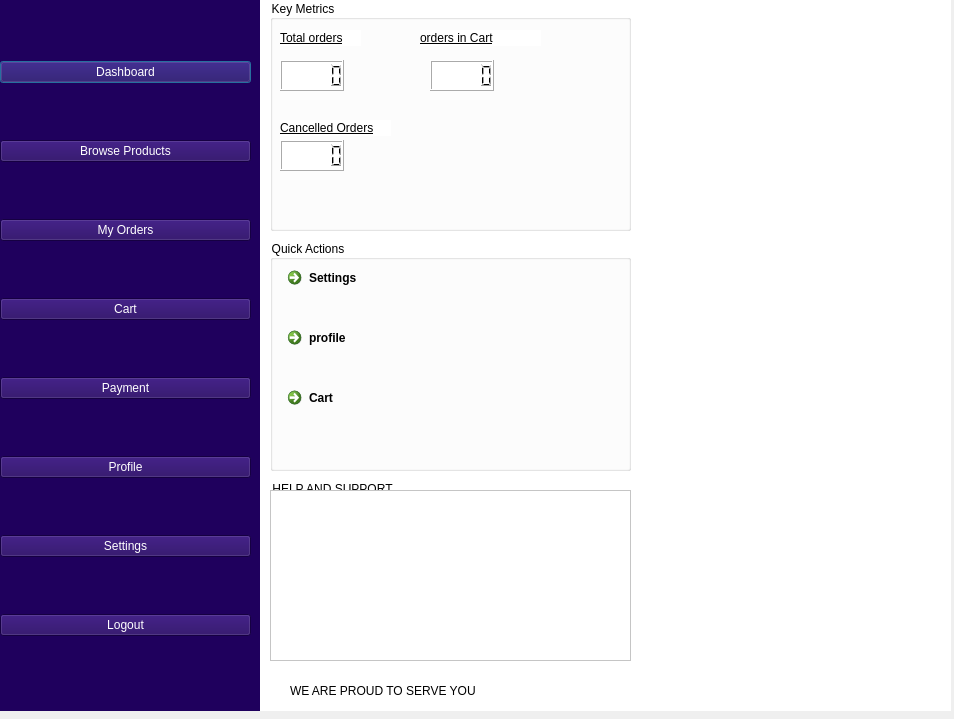
<?xml version="1.0" encoding="UTF-8"?>
<ui version="4.0">
 <class>buyerDashboardDialog</class>
 <widget class="QDialog" name="buyerDashboardDialog">
  <property name="geometry">
   <rect>
    <x>0</x>
    <y>0</y>
    <width>954</width>
    <height>719</height>
   </rect>
  </property>
  <property name="windowTitle">
   <string>Buyer-Agrimesh Company</string>
  </property>
  <widget class="QWidget" name="widget" native="true">
   <property name="geometry">
    <rect>
     <x>0</x>
     <y>0</y>
     <width>261</width>
     <height>711</height>
    </rect>
   </property>
   <property name="styleSheet">
    <string notr="true">background-color: rgb(31, 0, 93);</string>
   </property>
   <widget class="QWidget" name="layoutWidget">
    <property name="geometry">
     <rect>
      <x>0</x>
      <y>10</y>
      <width>251</width>
      <height>681</height>
     </rect>
    </property>
    <layout class="QVBoxLayout" name="verticalLayout">
     <item>
      <widget class="QPushButton" name="dashboardwidgetpushButton">
       <property name="styleSheet">
        <string notr="true">font: 10pt &quot;MS Shell Dlg 2&quot;;
color: rgb(255, 255, 255);</string>
       </property>
       <property name="text">
        <string>Dashboard</string>
       </property>
      </widget>
     </item>
     <item>
      <widget class="QPushButton" name="browseproductspushbutton">
       <property name="styleSheet">
        <string notr="true">font: 10pt &quot;MS Shell Dlg 2&quot;;
color: rgb(255, 255, 255);</string>
       </property>
       <property name="text">
        <string>Browse Products</string>
       </property>
      </widget>
     </item>
     <item>
      <widget class="QPushButton" name="myorderspushbutton">
       <property name="styleSheet">
        <string notr="true">font: 10pt &quot;MS Shell Dlg 2&quot;;
color: rgb(255, 255, 255);</string>
       </property>
       <property name="text">
        <string>My Orders</string>
       </property>
      </widget>
     </item>
     <item>
      <widget class="QPushButton" name="cartpushbutton">
       <property name="styleSheet">
        <string notr="true">font: 10pt &quot;MS Shell Dlg 2&quot;;
color: rgb(255, 255, 255);</string>
       </property>
       <property name="text">
        <string>Cart</string>
       </property>
      </widget>
     </item>
     <item>
      <widget class="QPushButton" name="paymentpushbutton">
       <property name="styleSheet">
        <string notr="true">font: 10pt &quot;MS Shell Dlg 2&quot;;
color: rgb(255, 255, 255);</string>
       </property>
       <property name="text">
        <string>Payment</string>
       </property>
      </widget>
     </item>
     <item>
      <widget class="QPushButton" name="profilepushbutton">
       <property name="styleSheet">
        <string notr="true">font: 10pt &quot;MS Shell Dlg 2&quot;;
color: rgb(255, 255, 255);</string>
       </property>
       <property name="text">
        <string>Profile</string>
       </property>
      </widget>
     </item>
     <item>
      <widget class="QPushButton" name="settingspushbutton">
       <property name="styleSheet">
        <string notr="true">font: 10pt &quot;MS Shell Dlg 2&quot;;
color: rgb(255, 255, 255);</string>
       </property>
       <property name="text">
        <string>Settings</string>
       </property>
      </widget>
     </item>
     <item>
      <widget class="QPushButton" name="logoutbutton">
       <property name="styleSheet">
        <string notr="true">font: 10pt &quot;MS Shell Dlg 2&quot;;
color: rgb(255, 255, 255);</string>
       </property>
       <property name="text">
        <string>Logout</string>
       </property>
      </widget>
     </item>
    </layout>
   </widget>
  </widget>
  <widget class="QWidget" name="widget_2" native="true">
   <property name="geometry">
    <rect>
     <x>260</x>
     <y>0</y>
     <width>691</width>
     <height>711</height>
    </rect>
   </property>
   <property name="styleSheet">
    <string notr="true">background-color: rgb(255, 255, 255);</string>
   </property>
   <widget class="QStackedWidget" name="stackedWidget">
    <property name="geometry">
     <rect>
      <x>0</x>
      <y>0</y>
      <width>671</width>
      <height>701</height>
     </rect>
    </property>
    <property name="currentIndex">
     <number>0</number>
    </property>
    <widget class="QWidget" name="dashboardpage">
     <widget class="QGroupBox" name="groupBox_3">
      <property name="geometry">
       <rect>
        <x>10</x>
        <y>0</y>
        <width>361</width>
        <height>231</height>
       </rect>
      </property>
      <property name="title">
       <string>Key Metrics</string>
      </property>
      <widget class="QLabel" name="label_26">
       <property name="geometry">
        <rect>
         <x>10</x>
         <y>30</y>
         <width>81</width>
         <height>16</height>
        </rect>
       </property>
       <property name="styleSheet">
        <string notr="true">font: 8pt &quot;MS Shell Dlg 2&quot;;
text-decoration: underline;</string>
       </property>
       <property name="text">
        <string>Total orders</string>
       </property>
      </widget>
      <widget class="QLCDNumber" name="totalorderslcdNumber">
       <property name="geometry">
        <rect>
         <x>10</x>
         <y>60</y>
         <width>64</width>
         <height>31</height>
        </rect>
       </property>
      </widget>
      <widget class="QLabel" name="label_27">
       <property name="geometry">
        <rect>
         <x>150</x>
         <y>30</y>
         <width>121</width>
         <height>16</height>
        </rect>
       </property>
       <property name="styleSheet">
        <string notr="true">font: 8pt &quot;MS Shell Dlg 2&quot;;
text-decoration: underline;</string>
       </property>
       <property name="text">
        <string>orders in Cart</string>
       </property>
      </widget>
      <widget class="QLCDNumber" name="ordersInCartLCDnumber">
       <property name="geometry">
        <rect>
         <x>160</x>
         <y>60</y>
         <width>64</width>
         <height>31</height>
        </rect>
       </property>
      </widget>
      <widget class="QLabel" name="label_28">
       <property name="geometry">
        <rect>
         <x>10</x>
         <y>120</y>
         <width>111</width>
         <height>16</height>
        </rect>
       </property>
       <property name="styleSheet">
        <string notr="true">font: 8pt &quot;MS Shell Dlg 2&quot;;
text-decoration: underline;</string>
       </property>
       <property name="text">
        <string>Cancelled Orders</string>
       </property>
      </widget>
      <widget class="QLCDNumber" name="cancelledordersLCDdisplay">
       <property name="geometry">
        <rect>
         <x>10</x>
         <y>140</y>
         <width>64</width>
         <height>31</height>
        </rect>
       </property>
      </widget>
     </widget>
     <widget class="QGroupBox" name="groupBox_4">
      <property name="geometry">
       <rect>
        <x>10</x>
        <y>240</y>
        <width>361</width>
        <height>231</height>
       </rect>
      </property>
      <property name="title">
       <string>Quick Actions</string>
      </property>
      <widget class="QCommandLinkButton" name="settingscommandLinkButton_dashboard">
       <property name="geometry">
        <rect>
         <x>10</x>
         <y>20</y>
         <width>222</width>
         <height>48</height>
        </rect>
       </property>
       <property name="text">
        <string>Settings</string>
       </property>
      </widget>
      <widget class="QCommandLinkButton" name="profilecommandLinkButton">
       <property name="geometry">
        <rect>
         <x>10</x>
         <y>80</y>
         <width>222</width>
         <height>48</height>
        </rect>
       </property>
       <property name="text">
        <string>profile</string>
       </property>
      </widget>
      <widget class="QCommandLinkButton" name="cartCommandlinkbutton">
       <property name="geometry">
        <rect>
         <x>10</x>
         <y>140</y>
         <width>222</width>
         <height>48</height>
        </rect>
       </property>
       <property name="text">
        <string>Cart</string>
       </property>
      </widget>
     </widget>
     <widget class="QLabel" name="label_2">
      <property name="geometry">
       <rect>
        <x>30</x>
        <y>680</y>
        <width>271</width>
        <height>21</height>
       </rect>
      </property>
      <property name="styleSheet">
       <string notr="true">font: 10pt &quot;MS Shell Dlg 2&quot;;</string>
      </property>
      <property name="text">
       <string>WE ARE PROUD TO SERVE YOU</string>
      </property>
     </widget>
     <widget class="QGroupBox" name="groupBox_2">
      <property name="geometry">
       <rect>
        <x>10</x>
        <y>480</y>
        <width>361</width>
        <height>181</height>
       </rect>
      </property>
      <property name="title">
       <string>HELP AND SUPPORT</string>
      </property>
      <widget class="QTextEdit" name="helpandsupporttextEdit">
       <property name="geometry">
        <rect>
         <x>0</x>
         <y>10</y>
         <width>361</width>
         <height>171</height>
        </rect>
       </property>
      </widget>
     </widget>
    </widget>
    <widget class="QWidget" name="browseproductspage">
     <widget class="QTableWidget" name="browseproductsTableWidget">
      <property name="geometry">
       <rect>
        <x>0</x>
        <y>10</y>
        <width>681</width>
        <height>411</height>
       </rect>
      </property>
      <column>
       <property name="text">
        <string>Product Name</string>
       </property>
      </column>
      <column>
       <property name="text">
        <string>Category</string>
       </property>
      </column>
      <column>
       <property name="text">
        <string>Quantity</string>
       </property>
      </column>
      <column>
       <property name="text">
        <string>Price</string>
       </property>
      </column>
      <column>
       <property name="text">
        <string>Location</string>
       </property>
      </column>
      <column>
       <property name="text">
        <string>Action</string>
       </property>
      </column>
     </widget>
     <widget class="QLabel" name="label_12">
      <property name="geometry">
       <rect>
        <x>10</x>
        <y>460</y>
        <width>241</width>
        <height>21</height>
       </rect>
      </property>
      <property name="styleSheet">
       <string notr="true">font: 10pt &quot;MS Shell Dlg 2&quot;;</string>
      </property>
      <property name="text">
       <string>Search Your Preffered Product</string>
      </property>
     </widget>
     <widget class="QLineEdit" name="searchproductLinedit">
      <property name="geometry">
       <rect>
        <x>260</x>
        <y>460</y>
        <width>331</width>
        <height>22</height>
       </rect>
      </property>
      <property name="styleSheet">
       <string notr="true">font: 10pt &quot;MS Shell Dlg 2&quot;;</string>
      </property>
      <property name="placeholderText">
       <string>Type some words</string>
      </property>
     </widget>
    </widget>
    <widget class="QWidget" name="myorderspage">
     <widget class="QTableWidget" name="browseproductsTableWidget_2">
      <property name="geometry">
       <rect>
        <x>0</x>
        <y>10</y>
        <width>681</width>
        <height>411</height>
       </rect>
      </property>
      <column>
       <property name="text">
        <string>Product Name</string>
       </property>
      </column>
      <column>
       <property name="text">
        <string>Quantity</string>
       </property>
      </column>
      <column>
       <property name="text">
        <string>Price</string>
       </property>
      </column>
      <column>
       <property name="text">
        <string>Action</string>
       </property>
      </column>
     </widget>
    </widget>
    <widget class="QWidget" name="cartpage">
     <widget class="QTableWidget" name="cart_table_Widget">
      <property name="geometry">
       <rect>
        <x>0</x>
        <y>10</y>
        <width>681</width>
        <height>411</height>
       </rect>
      </property>
      <column>
       <property name="text">
        <string>Product Name</string>
       </property>
      </column>
      <column>
       <property name="text">
        <string>Quantity</string>
       </property>
      </column>
      <column>
       <property name="text">
        <string>Price</string>
       </property>
      </column>
      <column>
       <property name="text">
        <string>Action 1</string>
       </property>
      </column>
      <column>
       <property name="text">
        <string>Action 2</string>
       </property>
      </column>
     </widget>
     <widget class="QLabel" name="productsinCartLabel">
      <property name="geometry">
       <rect>
        <x>20</x>
        <y>470</y>
        <width>181</width>
        <height>20</height>
       </rect>
      </property>
      <property name="styleSheet">
       <string notr="true">font: 10pt &quot;MS Shell Dlg 2&quot;;</string>
      </property>
      <property name="text">
       <string>Products in The Cart: </string>
      </property>
     </widget>
    </widget>
    <widget class="QWidget" name="paymentspage">
     <widget class="QTableWidget" name="cart_table_Widget_2">
      <property name="geometry">
       <rect>
        <x>0</x>
        <y>10</y>
        <width>681</width>
        <height>411</height>
       </rect>
      </property>
      <column>
       <property name="text">
        <string>Product Name</string>
       </property>
      </column>
      <column>
       <property name="text">
        <string>Quantity</string>
       </property>
      </column>
      <column>
       <property name="text">
        <string>Price</string>
       </property>
      </column>
     </widget>
     <widget class="QLabel" name="totalmoneyspentLabel_paymentpagelabel">
      <property name="geometry">
       <rect>
        <x>10</x>
        <y>450</y>
        <width>171</width>
        <height>20</height>
       </rect>
      </property>
      <property name="styleSheet">
       <string notr="true">font: 10pt &quot;MS Shell Dlg 2&quot;;</string>
      </property>
      <property name="text">
       <string>Total money Spent: </string>
      </property>
     </widget>
    </widget>
    <widget class="QWidget" name="profilepage">
     <widget class="QGroupBox" name="groupBox">
      <property name="geometry">
       <rect>
        <x>10</x>
        <y>20</y>
        <width>431</width>
        <height>251</height>
       </rect>
      </property>
      <property name="title">
       <string>Personal info</string>
      </property>
      <widget class="QLabel" name="label_19">
       <property name="geometry">
        <rect>
         <x>10</x>
         <y>40</y>
         <width>51</width>
         <height>20</height>
        </rect>
       </property>
       <property name="styleSheet">
        <string notr="true">font: 10pt &quot;MS Shell Dlg 2&quot;;</string>
       </property>
       <property name="text">
        <string>Name</string>
       </property>
      </widget>
      <widget class="QLabel" name="label_20">
       <property name="geometry">
        <rect>
         <x>10</x>
         <y>80</y>
         <width>71</width>
         <height>20</height>
        </rect>
       </property>
       <property name="styleSheet">
        <string notr="true">font: 10pt &quot;MS Shell Dlg 2&quot;;</string>
       </property>
       <property name="text">
        <string>Location</string>
       </property>
      </widget>
      <widget class="QLabel" name="label_21">
       <property name="geometry">
        <rect>
         <x>10</x>
         <y>120</y>
         <width>71</width>
         <height>20</height>
        </rect>
       </property>
       <property name="styleSheet">
        <string notr="true">font: 10pt &quot;MS Shell Dlg 2&quot;;</string>
       </property>
       <property name="text">
        <string>PhoneNo.</string>
       </property>
      </widget>
      <widget class="QLineEdit" name="namelineEdit_seettingspage">
       <property name="geometry">
        <rect>
         <x>90</x>
         <y>40</y>
         <width>331</width>
         <height>22</height>
        </rect>
       </property>
      </widget>
      <widget class="QLineEdit" name="locationlineEdit_seettingspage_2">
       <property name="geometry">
        <rect>
         <x>90</x>
         <y>80</y>
         <width>331</width>
         <height>22</height>
        </rect>
       </property>
      </widget>
      <widget class="QLineEdit" name="phoneNoineEdit_seettingspage_2">
       <property name="geometry">
        <rect>
         <x>90</x>
         <y>120</y>
         <width>331</width>
         <height>22</height>
        </rect>
       </property>
      </widget>
      <widget class="QPushButton" name="updateprofilebutton">
       <property name="geometry">
        <rect>
         <x>320</x>
         <y>160</y>
         <width>93</width>
         <height>28</height>
        </rect>
       </property>
       <property name="styleSheet">
        <string notr="true">font: 10pt &quot;MS Shell Dlg 2&quot;;</string>
       </property>
       <property name="text">
        <string>Update</string>
       </property>
      </widget>
     </widget>
    </widget>
    <widget class="QWidget" name="settingspage">
     <widget class="QGroupBox" name="accountsettingsgroupBox">
      <property name="geometry">
       <rect>
        <x>10</x>
        <y>10</y>
        <width>371</width>
        <height>251</height>
       </rect>
      </property>
      <property name="title">
       <string>Account Settings</string>
      </property>
      <widget class="QLabel" name="label_22">
       <property name="geometry">
        <rect>
         <x>10</x>
         <y>30</y>
         <width>131</width>
         <height>16</height>
        </rect>
       </property>
       <property name="styleSheet">
        <string notr="true">font: 9pt &quot;MS Shell Dlg 2&quot;;
text-decoration: underline;</string>
       </property>
       <property name="text">
        <string>Change Password</string>
       </property>
      </widget>
      <widget class="QLabel" name="label_23">
       <property name="geometry">
        <rect>
         <x>10</x>
         <y>60</y>
         <width>91</width>
         <height>16</height>
        </rect>
       </property>
       <property name="text">
        <string>Old Password</string>
       </property>
      </widget>
      <widget class="QLabel" name="label_24">
       <property name="geometry">
        <rect>
         <x>10</x>
         <y>100</y>
         <width>91</width>
         <height>16</height>
        </rect>
       </property>
       <property name="text">
        <string>New Password</string>
       </property>
      </widget>
      <widget class="QLineEdit" name="oldpasswordlineEdit_settings">
       <property name="geometry">
        <rect>
         <x>110</x>
         <y>60</y>
         <width>221</width>
         <height>22</height>
        </rect>
       </property>
       <property name="echoMode">
        <enum>QLineEdit::Password</enum>
       </property>
      </widget>
      <widget class="QLineEdit" name="newpasswordlinedit_settings">
       <property name="geometry">
        <rect>
         <x>110</x>
         <y>100</y>
         <width>221</width>
         <height>22</height>
        </rect>
       </property>
       <property name="echoMode">
        <enum>QLineEdit::Password</enum>
       </property>
      </widget>
      <widget class="QPushButton" name="changePasswordpushButton">
       <property name="geometry">
        <rect>
         <x>110</x>
         <y>150</y>
         <width>93</width>
         <height>28</height>
        </rect>
       </property>
       <property name="text">
        <string>Change</string>
       </property>
      </widget>
     </widget>
    </widget>
   </widget>
  </widget>
 </widget>
 <resources/>
 <connections/>
</ui>
